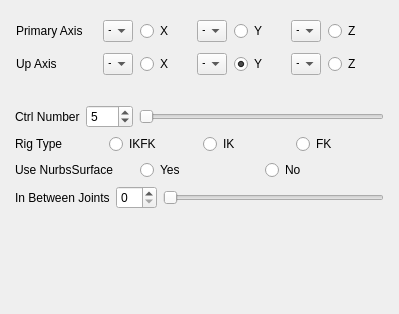
<?xml version="1.0" encoding="UTF-8"?>
<ui version="4.0">
 <class>Form</class>
 <widget class="QWidget" name="Form">
  <property name="geometry">
   <rect>
    <x>0</x>
    <y>0</y>
    <width>399</width>
    <height>314</height>
   </rect>
  </property>
  <property name="windowTitle">
   <string>Form</string>
  </property>
  <layout class="QVBoxLayout" name="verticalLayout">
   <property name="leftMargin">
    <number>6</number>
   </property>
   <property name="topMargin">
    <number>6</number>
   </property>
   <property name="rightMargin">
    <number>6</number>
   </property>
   <property name="bottomMargin">
    <number>6</number>
   </property>
   <item>
    <widget class="QWidget" name="widget" native="true">
     <layout class="QVBoxLayout" name="verticalLayout_2">
      <item>
       <layout class="QHBoxLayout" name="horizontalLayout">
        <item>
         <widget class="QLabel" name="label">
          <property name="maximumSize">
           <size>
            <width>80</width>
            <height>16777215</height>
           </size>
          </property>
          <property name="font">
           <font>
            <family>Segoe UI</family>
           </font>
          </property>
          <property name="text">
           <string>Primary Axis</string>
          </property>
         </widget>
        </item>
        <item>
         <widget class="QComboBox" name="comboBox">
          <property name="maximumSize">
           <size>
            <width>30</width>
            <height>16777215</height>
           </size>
          </property>
          <item>
           <property name="text">
            <string>+</string>
           </property>
          </item>
          <item>
           <property name="text">
            <string>-</string>
           </property>
          </item>
         </widget>
        </item>
        <item>
         <widget class="QRadioButton" name="radioButton">
          <property name="maximumSize">
           <size>
            <width>50</width>
            <height>16777215</height>
           </size>
          </property>
          <property name="font">
           <font>
            <family>Segoe UI</family>
           </font>
          </property>
          <property name="text">
           <string>X</string>
          </property>
          <property name="checked">
           <bool>true</bool>
          </property>
         </widget>
        </item>
        <item>
         <widget class="QComboBox" name="comboBox_2">
          <property name="maximumSize">
           <size>
            <width>30</width>
            <height>16777215</height>
           </size>
          </property>
          <item>
           <property name="text">
            <string>+</string>
           </property>
          </item>
          <item>
           <property name="text">
            <string>-</string>
           </property>
          </item>
         </widget>
        </item>
        <item>
         <widget class="QRadioButton" name="radioButton_3">
          <property name="maximumSize">
           <size>
            <width>50</width>
            <height>16777215</height>
           </size>
          </property>
          <property name="font">
           <font>
            <family>Segoe UI</family>
           </font>
          </property>
          <property name="text">
           <string>Y</string>
          </property>
         </widget>
        </item>
        <item>
         <widget class="QComboBox" name="comboBox_3">
          <property name="maximumSize">
           <size>
            <width>30</width>
            <height>16777215</height>
           </size>
          </property>
          <item>
           <property name="text">
            <string>+</string>
           </property>
          </item>
          <item>
           <property name="text">
            <string>-</string>
           </property>
          </item>
         </widget>
        </item>
        <item>
         <widget class="QRadioButton" name="radioButton_2">
          <property name="maximumSize">
           <size>
            <width>50</width>
            <height>16777215</height>
           </size>
          </property>
          <property name="font">
           <font>
            <family>Segoe UI</family>
           </font>
          </property>
          <property name="text">
           <string>Z</string>
          </property>
         </widget>
        </item>
       </layout>
      </item>
      <item>
       <layout class="QHBoxLayout" name="horizontalLayout_2">
        <item>
         <widget class="QLabel" name="label_2">
          <property name="maximumSize">
           <size>
            <width>80</width>
            <height>16777215</height>
           </size>
          </property>
          <property name="font">
           <font>
            <family>Segoe UI</family>
           </font>
          </property>
          <property name="text">
           <string>Up Axis</string>
          </property>
         </widget>
        </item>
        <item>
         <widget class="QComboBox" name="comboBox_4">
          <property name="maximumSize">
           <size>
            <width>30</width>
            <height>16777215</height>
           </size>
          </property>
          <item>
           <property name="text">
            <string>+</string>
           </property>
          </item>
          <item>
           <property name="text">
            <string>-</string>
           </property>
          </item>
         </widget>
        </item>
        <item>
         <widget class="QRadioButton" name="radioButton_4">
          <property name="maximumSize">
           <size>
            <width>50</width>
            <height>16777215</height>
           </size>
          </property>
          <property name="font">
           <font>
            <family>Segoe UI</family>
           </font>
          </property>
          <property name="text">
           <string>X</string>
          </property>
         </widget>
        </item>
        <item>
         <widget class="QComboBox" name="comboBox_5">
          <property name="maximumSize">
           <size>
            <width>30</width>
            <height>16777215</height>
           </size>
          </property>
          <item>
           <property name="text">
            <string>+</string>
           </property>
          </item>
          <item>
           <property name="text">
            <string>-</string>
           </property>
          </item>
         </widget>
        </item>
        <item>
         <widget class="QRadioButton" name="radioButton_5">
          <property name="maximumSize">
           <size>
            <width>50</width>
            <height>16777215</height>
           </size>
          </property>
          <property name="font">
           <font>
            <family>Segoe UI</family>
           </font>
          </property>
          <property name="text">
           <string>Y</string>
          </property>
          <property name="checked">
           <bool>true</bool>
          </property>
         </widget>
        </item>
        <item>
         <widget class="QComboBox" name="comboBox_6">
          <property name="maximumSize">
           <size>
            <width>30</width>
            <height>16777215</height>
           </size>
          </property>
          <item>
           <property name="text">
            <string>+</string>
           </property>
          </item>
          <item>
           <property name="text">
            <string>-</string>
           </property>
          </item>
         </widget>
        </item>
        <item>
         <widget class="QRadioButton" name="radioButton_6">
          <property name="maximumSize">
           <size>
            <width>50</width>
            <height>16777215</height>
           </size>
          </property>
          <property name="font">
           <font>
            <family>Segoe UI</family>
           </font>
          </property>
          <property name="text">
           <string>Z</string>
          </property>
         </widget>
        </item>
       </layout>
      </item>
     </layout>
    </widget>
   </item>
   <item>
    <widget class="QWidget" name="widget_2" native="true">
     <layout class="QVBoxLayout" name="verticalLayout_3">
      <item>
       <layout class="QHBoxLayout" name="horizontalLayout_3">
        <item>
         <widget class="QLabel" name="label_3">
          <property name="font">
           <font>
            <family>Segoe UI</family>
           </font>
          </property>
          <property name="text">
           <string>Ctrl Number</string>
          </property>
         </widget>
        </item>
        <item>
         <widget class="QSpinBox" name="spinBox">
          <property name="maximum">
           <number>999</number>
          </property>
          <property name="value">
           <number>5</number>
          </property>
         </widget>
        </item>
        <item>
         <widget class="QSlider" name="horizontalSlider">
          <property name="maximum">
           <number>999</number>
          </property>
          <property name="orientation">
           <enum>Qt::Horizontal</enum>
          </property>
         </widget>
        </item>
       </layout>
      </item>
      <item>
       <layout class="QHBoxLayout" name="horizontalLayout_5">
        <item>
         <widget class="QLabel" name="label_4">
          <property name="text">
           <string>Rig Type</string>
          </property>
         </widget>
        </item>
        <item>
         <widget class="QRadioButton" name="radioButton_7">
          <property name="text">
           <string>IKFK</string>
          </property>
         </widget>
        </item>
        <item>
         <widget class="QRadioButton" name="radioButton_8">
          <property name="text">
           <string>IK</string>
          </property>
         </widget>
        </item>
        <item>
         <widget class="QRadioButton" name="radioButton_9">
          <property name="text">
           <string>FK</string>
          </property>
         </widget>
        </item>
       </layout>
      </item>
      <item>
       <layout class="QHBoxLayout" name="horizontalLayout_6">
        <item>
         <widget class="QLabel" name="label_5">
          <property name="text">
           <string>Use NurbsSurface</string>
          </property>
         </widget>
        </item>
        <item>
         <widget class="QRadioButton" name="radioButton_10">
          <property name="text">
           <string>Yes</string>
          </property>
         </widget>
        </item>
        <item>
         <widget class="QRadioButton" name="radioButton_11">
          <property name="text">
           <string>No</string>
          </property>
         </widget>
        </item>
       </layout>
      </item>
      <item>
       <layout class="QHBoxLayout" name="horizontalLayout_7">
        <item>
         <widget class="QLabel" name="label_6">
          <property name="text">
           <string>In Between Joints</string>
          </property>
         </widget>
        </item>
        <item>
         <widget class="QSpinBox" name="spinBox_2"/>
        </item>
        <item>
         <widget class="QSlider" name="horizontalSlider_2">
          <property name="orientation">
           <enum>Qt::Horizontal</enum>
          </property>
         </widget>
        </item>
       </layout>
      </item>
     </layout>
    </widget>
   </item>
   <item>
    <widget class="QWidget" name="widget_3" native="true">
     <layout class="QVBoxLayout" name="verticalLayout_4">
      <item>
       <layout class="QHBoxLayout" name="horizontalLayout_8"/>
      </item>
     </layout>
    </widget>
   </item>
  </layout>
 </widget>
 <resources/>
 <connections>
  <connection>
   <sender>spinBox</sender>
   <signal>valueChanged(int)</signal>
   <receiver>horizontalSlider</receiver>
   <slot>setValue(int)</slot>
   <hints>
    <hint type="sourcelabel">
     <x>102</x>
     <y>177</y>
    </hint>
    <hint type="destinationlabel">
     <x>177</x>
     <y>182</y>
    </hint>
   </hints>
  </connection>
  <connection>
   <sender>horizontalSlider</sender>
   <signal>valueChanged(int)</signal>
   <receiver>spinBox</receiver>
   <slot>setValue(int)</slot>
   <hints>
    <hint type="sourcelabel">
     <x>246</x>
     <y>176</y>
    </hint>
    <hint type="destinationlabel">
     <x>89</x>
     <y>181</y>
    </hint>
   </hints>
  </connection>
 </connections>
</ui>
